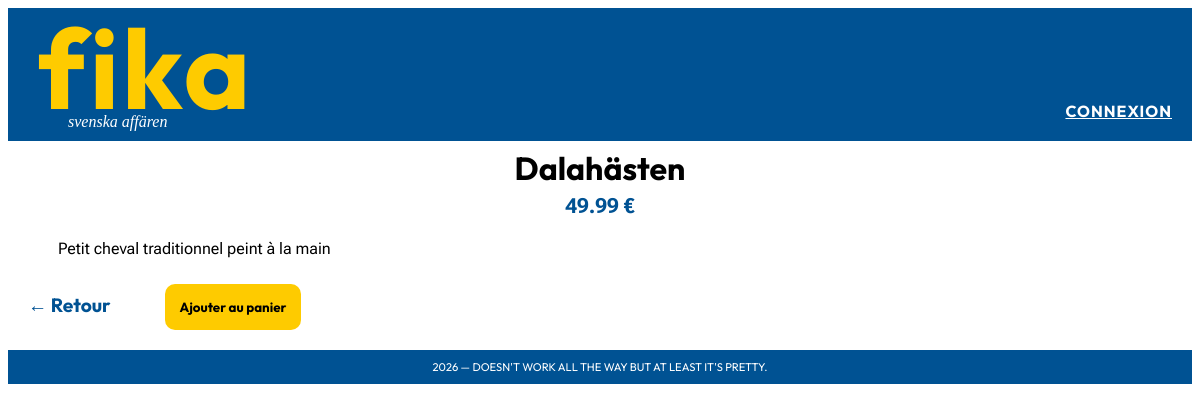
Page /?page=product&id=1 on the earlier database version.
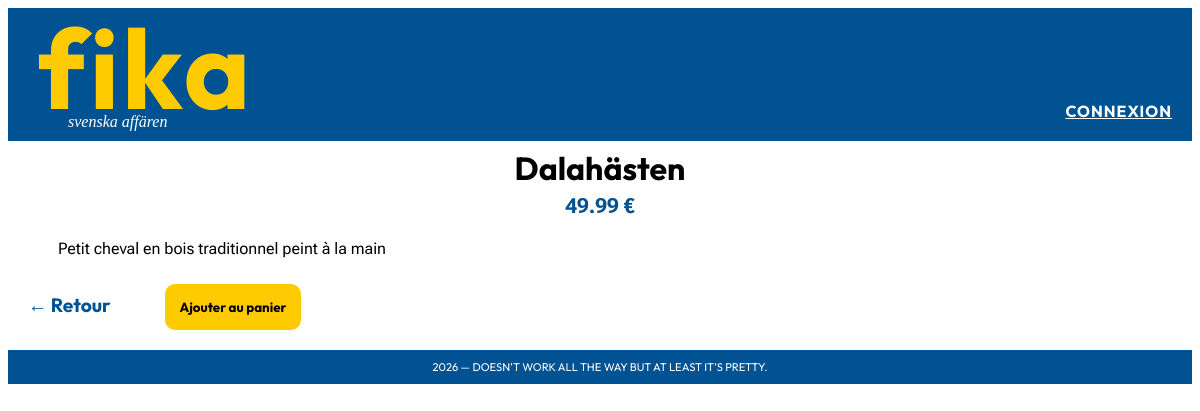
Same page on the later database version.
### tables this page shows
CREATE TABLE products (
    `id` INT AUTO_INCREMENT PRIMARY KEY,
    `name` VARCHAR(255) NOT NULL,
    `price` DECIMAL (10, 2),
    `description` TEXT,
    `created_at` DATE
);

### controller/ProductController.php (called while the page is built, shortened)
<?php
require_once __DIR__ . '/../repository/ProductRepository.php';
require_once __DIR__ . '/../model/Product.php';
class ProductController
{
    public function displayProduct(): void
    {
        $pdo = getPDO();
        $id = (int)($_GET['id'] ?? 0);
        $repository = new ProductRepository($pdo);
        $product = $repository->getById($id);
        require_once __DIR__ . '/../view/product.php';
    }
}

### repository/ProductRepository.php (called while the page is built, shortened)
<?php
require_once __DIR__ . '/../model/Product.php';
class ProductRepository{
    private PDO $db;
    public function __construct(PDO $db)
    {
        $this->db = $db;
    }
public function getById(int $id): ?Product {
        $stmt = $this->db->prepare("SELECT * FROM products WHERE id = :id");
        $stmt->setFetchMode(PDO::FETCH_CLASS, 'Product');
        $stmt->execute(['id' => $id]);
        $product = $stmt->fetch();
        return $product ?: null;
    }
}

### model/Product.php (called while the page is built, shortened)
<?php
class Product{
    private string $name;
    private float $price;
    private string $description;
    public function getName(): string{
        return ($this->name);
    }
    public function getPrice(): float{
        return $this->price;
    }
    public function getDescription(): string{
        return $this->description;
    }
}

### view/product.php (the view, shortened to what this page needs)
<!DOCTYPE html>
<html lang="en">
<head>
</head>
<body>
    <?php include('./view/layout/header.php');?>
    <?php if (!$product): ?>
    <h2>Produit introuvable</h2>
    <a href="?page=products">Retour</a>
    <?php else: ?>
    <h2 class="product-title"><?= $product->getName() ?></h2>
    <p class="product-price"><?= $product->getPrice() ?> €</p>
    <p class="product-description"><?= $product->getDescription() ?></p>
    <a class="go-back" href="http://localhost/TP_MVC/">← Retour</a>
    <button class="product-add" type="button">Ajouter au panier</button>
    <?php endif; ?>
    <?php include('./view/layout/footer.php'); ?>
</body>
</html>

### index.php (shortened to what this page needs)
<?php
require_once __DIR__ . '/controller/ProductController.php';
$page = $_GET['page'] ?? 'homepage';
switch ($page) {
    case 'product':
        $controller = new ProductController();
        $controller->displayProduct();
        break;
}
?>

### view/layout/header.php (shortened to what this page needs)
<!DOCTYPE html>
<html lang="en">
<head>
    <link href="public/css/style.css" rel="stylesheet">
</head>
<header>
        <div class="block-title"><h1>fika</h1>
        <subtitle class="subtitle">svenska affären</subtitle></div>
       <div class="block-login"><a href="view/login.php">Connexion</a></div>
    </header>
</html>

### view/layout/footer.php (shortened to what this page needs)
<!DOCTYPE html>
<html lang="en">
<head>
</head>
<footer>
    2026 — Doesn't work all the way but at least it's pretty.
</footer>
</html>

### public/css/style.css (style rules this page uses)
header { background: #005293; padding: 10px; display: flex; justify-content: space-between; flex-direction: row; }
.subtitle { font-family: "Playfair Display SC", serif; font-style: italic; color: #fff; margin: 0px 0px 0px 50px; font-size: 1em; align-self: left; }
.block-login { align-self: flex-end; margin:0px 10px 10px 0px; }
header a { color: #fff; font-family: "Outfit", sans-serif; text-transform: uppercase; font-weight:bold; letter-spacing:1px; }
footer { background: #005293; padding: 10px; margin-top: 20px; color: #fff; font-family: "Outfit", sans-serif; text-decoration: none; text-transform: uppercase; font-size: 0.7em; text-align: center; }
.product-title { font-family: "Outfit", sans-serif; line-height: 0px; font-size: 2em; text-align:center; }
.product-price { font-family:'Roboto Flex',sans-serif; font-size:1.3em; color: #005293; font-weight: bold; text-align:center; }
.product-description { font-family:'Roboto Flex',sans-serif; text-align:left; margin-left:50px; font-size:1em; }
.product-add { background: #fecb00; border: none; padding: 15px; border-radius: 10px; font-family: 'Outfit', sans-serif; font-weight: bold; margin:10px 0px 0px 50px; }
.go-back { text-decoration: none; color: #005293; font-weight: bold; font-size:1.2em; margin:15px 0px 0px 20px; font-family:'Outfit',sans-serif; }

Differences in the rows shown:
changed products "Dalahästen": description "Petit cheval traditionnel peint à la main" → "Petit cheval en bois traditionnel peint à la main"
